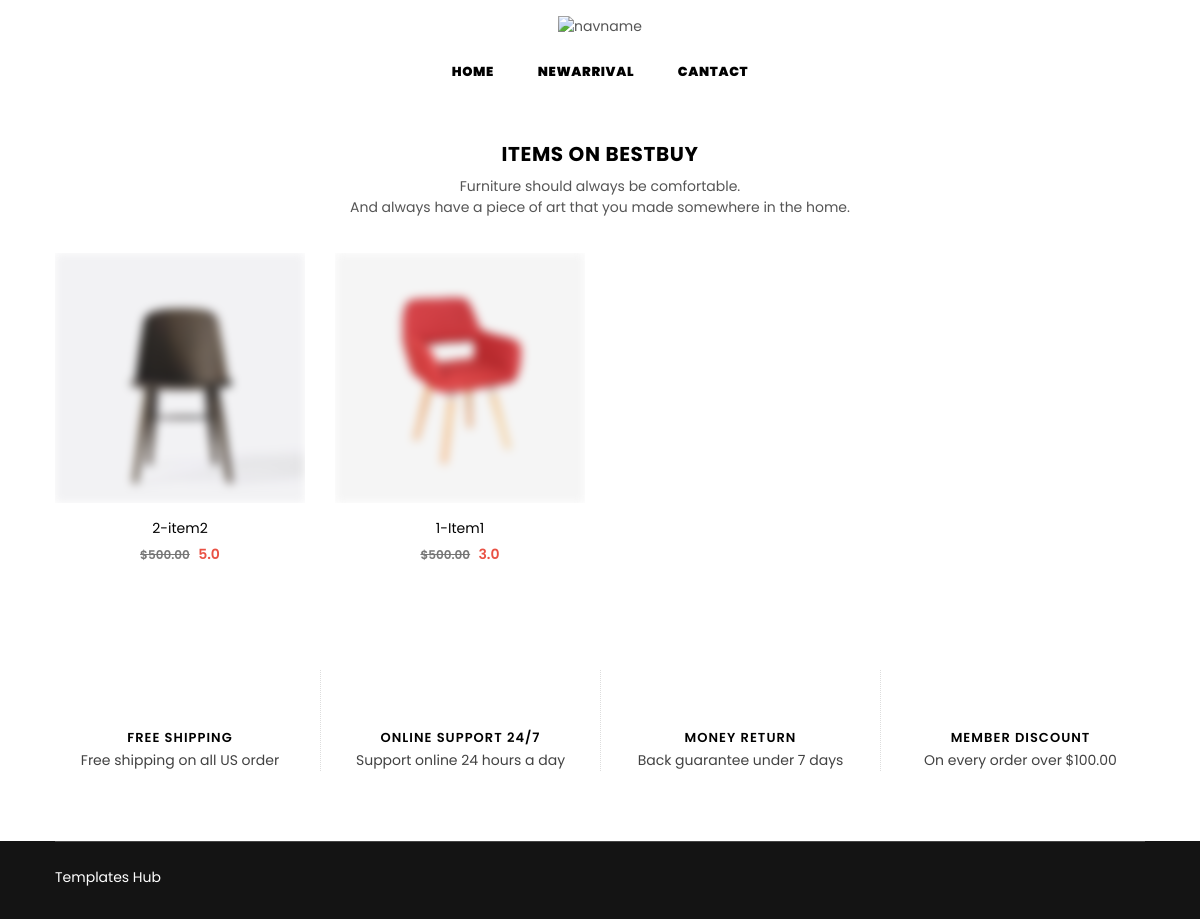
The app's page /, older data.
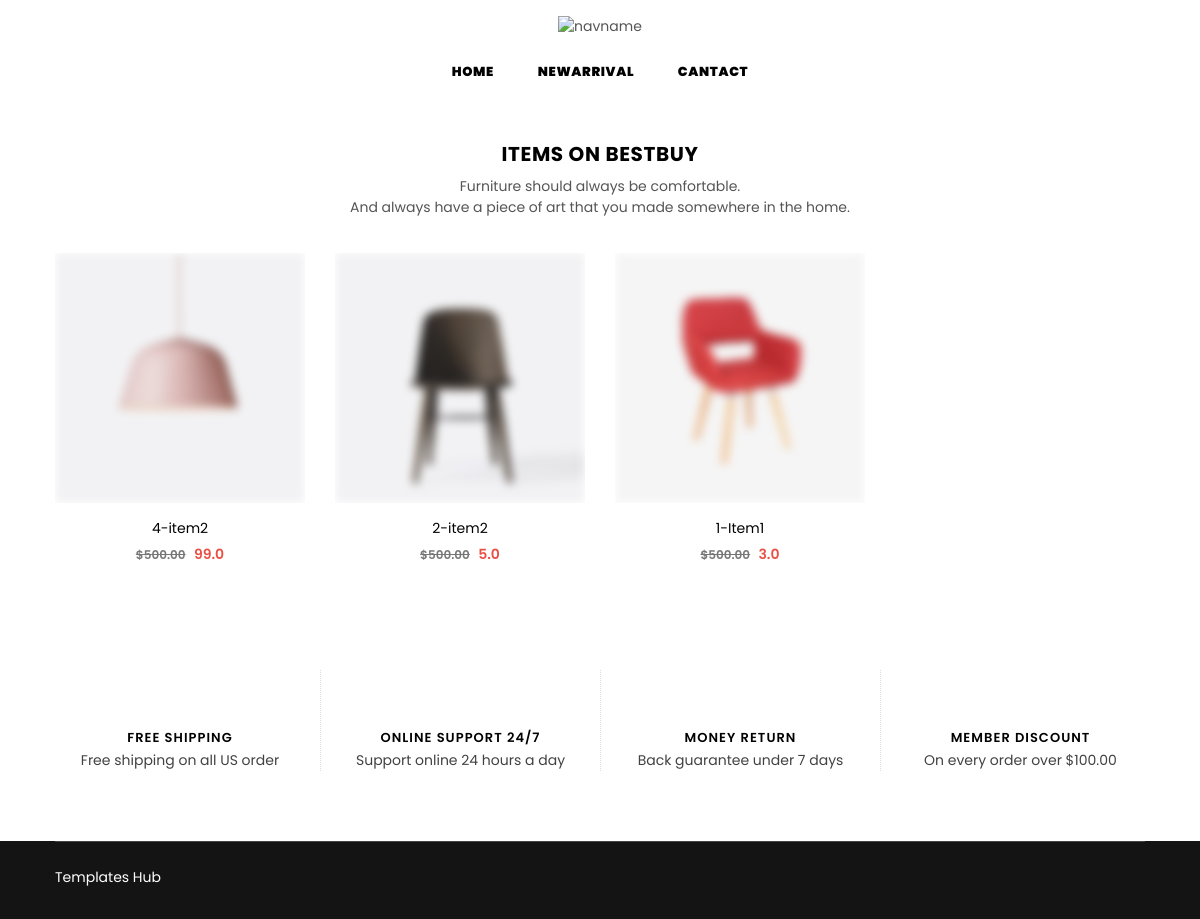
The same page, newer data.
### myapp/models.py (models this page shows, shortened)
class Items(models.Model):
    item_name = models.CharField(max_length=225)
    category = models.CharField(max_length=225)
    pruchase_price = models.FloatField(default=0.00)
    sell_price = models.FloatField(default=0.00)
    balance_qty = models.IntegerField(default=0)
    barcode_id = models.CharField(max_length=225,blank=True, null=True)
    photo = models.ImageField(upload_to='', blank=True, null=True)

### myapp/views.py (the view)
# urls.py: path('', webpage_home.as_view(), name='webpage_home'),
class webpage_home(TemplateView):
    template_name = 'web/store.html'
    def get_context_data(self, **kwargs):
        context = super().get_context_data(**kwargs)
        cart_id = self.request.session.get('cart_id', None)
        if cart_id:
            cart = EcommerceCart.objects.get(id=cart_id)
        else:
            cart = None
        context['cart'] = cart
        context['itm'] = Items.objects.all().order_by('-id')
        context['queryset'] = Order.objects.filter(created_at=datetime.date.today()).order_by('-id')
        context['banner'] = EcommerceBanner.objects.filter(id=1)
        return context

### templates/web/store.html (shortened to what this page needs)
{% extends 'web/webbase.html' %}
{% load static %}
{% block content %}
<div class="section">
    <div class="container">
        <div class="row">
            <div class="col-12 col-sm-12 col-md-12 col-lg-12">
                <div class="section-header text-center">
                    <h2 class="h2">Items on BestBuy</h2>
                    <p>Furniture should always be comfortable.<br>And always have a piece of art that you made somewhere
                        in the home.</p>
                </div>
            </div>
        </div>
    </div>
    <div class="container-fluid">
        <div class="row">
            <div class="col-12 col-sm-12 col-md-12 col-lg-12">
                <div class="grid-products">
                    <div class="row">
                        {% for i in itm %}
                        <div class="col-6 col-sm-6 col-md-3 col-lg-3 item">
                            <div class="product-image">
                                <a href="#" class="grid-view-item__link">
                                    <img class="primary blur-up lazyload" data-src="{{i.photo.url}}"
                                         src="{{i.photo.url}}" alt="image" title="product">
                                </a>
                            </div>
                            <div class="product-details text-center">
                                <div class="product-name">
                                    <a href="#">{{i.id}}-{{i.item_name}}</a>
                                </div>
                                <div class="product-price">
                                    <span class="old-price">$500.00</span>
                                    <span class="price">{{i.sell_price}}</span>
                                </div>
                            </div>
                        </div>
                        {% endfor %}
                    </div>
                </div>
            </div>
        </div>
    </div>
</div>
</div>
</div>
{% endblock content %}

Row changes from the older to the newer data that the page shows:
added Items: photo (picture), id "4", item_name "item2", sell_price "99.0"
